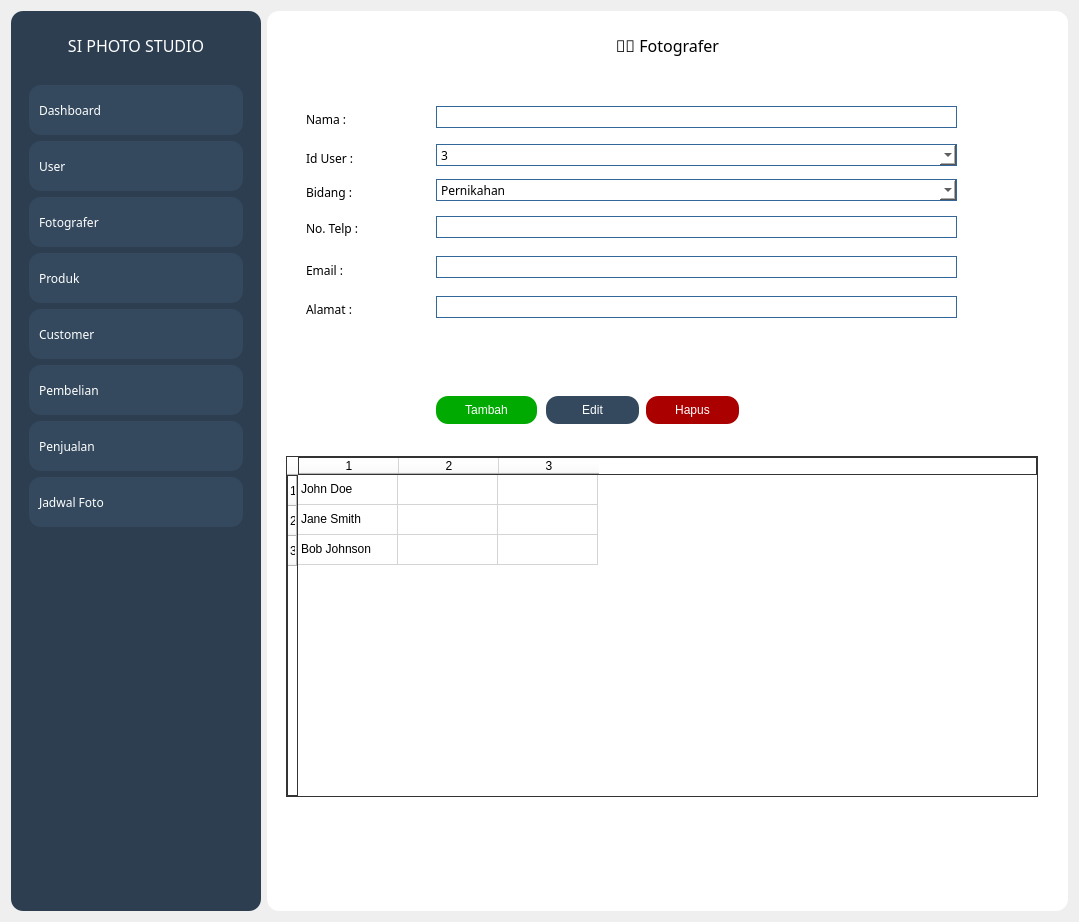
<?xml version="1.0" encoding="UTF-8"?>
<ui version="4.0">
 <class>Form</class>
 <widget class="QWidget" name="Form">
  <property name="geometry">
   <rect>
    <x>0</x>
    <y>0</y>
    <width>1079</width>
    <height>922</height>
   </rect>
  </property>
  <property name="windowTitle">
   <string>Form</string>
  </property>
  <layout class="QHBoxLayout" name="horizontalLayout">
   <item>
    <widget class="QFrame" name="frame">
     <property name="minimumSize">
      <size>
       <width>250</width>
       <height>0</height>
      </size>
     </property>
     <property name="maximumSize">
      <size>
       <width>200</width>
       <height>16777215</height>
      </size>
     </property>
     <property name="styleSheet">
      <string notr="true">background-color: rgb(44, 62, 80);
border-radius: 12px;</string>
     </property>
     <property name="frameShape">
      <enum>QFrame::StyledPanel</enum>
     </property>
     <property name="frameShadow">
      <enum>QFrame::Raised</enum>
     </property>
     <layout class="QVBoxLayout" name="verticalLayout_2">
      <item>
       <widget class="QFrame" name="frame_5">
        <property name="minimumSize">
         <size>
          <width>0</width>
          <height>50</height>
         </size>
        </property>
        <property name="maximumSize">
         <size>
          <width>16777215</width>
          <height>50</height>
         </size>
        </property>
        <property name="frameShape">
         <enum>QFrame::StyledPanel</enum>
        </property>
        <property name="frameShadow">
         <enum>QFrame::Raised</enum>
        </property>
        <layout class="QHBoxLayout" name="horizontalLayout_3">
         <item>
          <widget class="QLabel" name="label_2">
           <property name="font">
            <font>
             <family>Poppins Black</family>
             <pointsize>12</pointsize>
            </font>
           </property>
           <property name="styleSheet">
            <string notr="true">color: rgb(255, 255, 255);</string>
           </property>
           <property name="text">
            <string>SI PHOTO STUDIO</string>
           </property>
           <property name="alignment">
            <set>Qt::AlignCenter</set>
           </property>
          </widget>
         </item>
        </layout>
       </widget>
      </item>
      <item>
       <widget class="QFrame" name="frame_6">
        <property name="frameShape">
         <enum>QFrame::StyledPanel</enum>
        </property>
        <property name="frameShadow">
         <enum>QFrame::Raised</enum>
        </property>
        <layout class="QVBoxLayout" name="verticalLayout_3">
         <item>
          <widget class="QPushButton" name="pushButton">
           <property name="minimumSize">
            <size>
             <width>50</width>
             <height>50</height>
            </size>
           </property>
           <property name="font">
            <font>
             <family>Poppins Black</family>
            </font>
           </property>
           <property name="layoutDirection">
            <enum>Qt::LeftToRight</enum>
           </property>
           <property name="styleSheet">
            <string notr="true">QPushButton {
color: rgb(255, 255, 255);
background-color: rgb(52, 73, 94);
text-align: left;
padding-left: 10px;
border-radius: 12px;
}

QPushButton:hover {
    background-color: #3498DB;
}</string>
           </property>
           <property name="text">
            <string>Dashboard</string>
           </property>
          </widget>
         </item>
         <item>
          <widget class="QPushButton" name="pushButton_2">
           <property name="minimumSize">
            <size>
             <width>50</width>
             <height>50</height>
            </size>
           </property>
           <property name="font">
            <font>
             <family>Poppins Black</family>
            </font>
           </property>
           <property name="layoutDirection">
            <enum>Qt::LeftToRight</enum>
           </property>
           <property name="styleSheet">
            <string notr="true">QPushButton {
color: rgb(255, 255, 255);
background-color: rgb(52, 73, 94);
text-align: left;
padding-left: 10px;
border-radius: 12px;
}

QPushButton:hover {
    background-color: #3498DB;
}</string>
           </property>
           <property name="text">
            <string>User</string>
           </property>
          </widget>
         </item>
         <item>
          <widget class="QPushButton" name="pushButton_11">
           <property name="minimumSize">
            <size>
             <width>50</width>
             <height>50</height>
            </size>
           </property>
           <property name="font">
            <font>
             <family>Poppins Black</family>
            </font>
           </property>
           <property name="layoutDirection">
            <enum>Qt::LeftToRight</enum>
           </property>
           <property name="styleSheet">
            <string notr="true">QPushButton {
color: rgb(255, 255, 255);
background-color: rgb(52, 73, 94);
text-align: left;
padding-left: 10px;
border-radius: 12px;
}

QPushButton:hover {
    background-color: #3498DB;
}</string>
           </property>
           <property name="text">
            <string>Fotografer</string>
           </property>
          </widget>
         </item>
         <item>
          <widget class="QPushButton" name="pushButton_3">
           <property name="minimumSize">
            <size>
             <width>50</width>
             <height>50</height>
            </size>
           </property>
           <property name="font">
            <font>
             <family>Poppins Black</family>
            </font>
           </property>
           <property name="layoutDirection">
            <enum>Qt::LeftToRight</enum>
           </property>
           <property name="styleSheet">
            <string notr="true">QPushButton {
color: rgb(255, 255, 255);
background-color: rgb(52, 73, 94);
text-align: left;
padding-left: 10px;
border-radius: 12px;
}

QPushButton:hover {
    background-color: #3498DB;
}</string>
           </property>
           <property name="text">
            <string>Produk</string>
           </property>
          </widget>
         </item>
         <item>
          <widget class="QPushButton" name="pushButton_4">
           <property name="minimumSize">
            <size>
             <width>50</width>
             <height>50</height>
            </size>
           </property>
           <property name="font">
            <font>
             <family>Poppins Black</family>
            </font>
           </property>
           <property name="layoutDirection">
            <enum>Qt::LeftToRight</enum>
           </property>
           <property name="styleSheet">
            <string notr="true">QPushButton {
color: rgb(255, 255, 255);
background-color: rgb(52, 73, 94);
text-align: left;
padding-left: 10px;
border-radius: 12px;
}

QPushButton:hover {
    background-color: #3498DB;
}</string>
           </property>
           <property name="text">
            <string>Customer</string>
           </property>
          </widget>
         </item>
         <item>
          <widget class="QPushButton" name="pushButton_10">
           <property name="minimumSize">
            <size>
             <width>50</width>
             <height>50</height>
            </size>
           </property>
           <property name="font">
            <font>
             <family>Poppins Black</family>
            </font>
           </property>
           <property name="layoutDirection">
            <enum>Qt::LeftToRight</enum>
           </property>
           <property name="styleSheet">
            <string notr="true">QPushButton {
color: rgb(255, 255, 255);
background-color: rgb(52, 73, 94);
text-align: left;
padding-left: 10px;
border-radius: 12px;
}

QPushButton:hover {
    background-color: #3498DB;
}</string>
           </property>
           <property name="text">
            <string>Pembelian</string>
           </property>
          </widget>
         </item>
         <item>
          <widget class="QPushButton" name="pushButton_5">
           <property name="minimumSize">
            <size>
             <width>50</width>
             <height>50</height>
            </size>
           </property>
           <property name="font">
            <font>
             <family>Poppins Black</family>
            </font>
           </property>
           <property name="layoutDirection">
            <enum>Qt::LeftToRight</enum>
           </property>
           <property name="styleSheet">
            <string notr="true">QPushButton {
color: rgb(255, 255, 255);
background-color: rgb(52, 73, 94);
text-align: left;
padding-left: 10px;
border-radius: 12px;
}

QPushButton:hover {
    background-color: #3498DB;
}</string>
           </property>
           <property name="text">
            <string>Penjualan</string>
           </property>
          </widget>
         </item>
         <item>
          <widget class="QPushButton" name="pushButton_9">
           <property name="minimumSize">
            <size>
             <width>50</width>
             <height>50</height>
            </size>
           </property>
           <property name="font">
            <font>
             <family>Poppins Black</family>
            </font>
           </property>
           <property name="layoutDirection">
            <enum>Qt::LeftToRight</enum>
           </property>
           <property name="styleSheet">
            <string notr="true">QPushButton {
color: rgb(255, 255, 255);
background-color: rgb(52, 73, 94);
text-align: left;
padding-left: 10px;
border-radius: 12px;
}

QPushButton:hover {
    background-color: #3498DB;
}</string>
           </property>
           <property name="text">
            <string>Jadwal Foto</string>
           </property>
          </widget>
         </item>
         <item>
          <spacer name="verticalSpacer">
           <property name="orientation">
            <enum>Qt::Vertical</enum>
           </property>
           <property name="sizeHint" stdset="0">
            <size>
             <width>20</width>
             <height>40</height>
            </size>
           </property>
          </spacer>
         </item>
        </layout>
       </widget>
      </item>
     </layout>
    </widget>
   </item>
   <item>
    <widget class="QFrame" name="frame_2">
     <property name="minimumSize">
      <size>
       <width>800</width>
       <height>900</height>
      </size>
     </property>
     <property name="styleSheet">
      <string notr="true">background-color: rgb(255, 255, 255);
border-radius: 12px;</string>
     </property>
     <property name="frameShape">
      <enum>QFrame::StyledPanel</enum>
     </property>
     <property name="frameShadow">
      <enum>QFrame::Raised</enum>
     </property>
     <layout class="QVBoxLayout" name="verticalLayout">
      <item>
       <widget class="QFrame" name="frame_3">
        <property name="minimumSize">
         <size>
          <width>0</width>
          <height>50</height>
         </size>
        </property>
        <property name="maximumSize">
         <size>
          <width>16777215</width>
          <height>50</height>
         </size>
        </property>
        <property name="frameShape">
         <enum>QFrame::StyledPanel</enum>
        </property>
        <property name="frameShadow">
         <enum>QFrame::Raised</enum>
        </property>
        <layout class="QHBoxLayout" name="horizontalLayout_2">
         <item>
          <widget class="QLabel" name="label">
           <property name="font">
            <font>
             <family>Poppins Black</family>
             <pointsize>12</pointsize>
            </font>
           </property>
           <property name="text">
            <string>🧑‍💼 Fotografer</string>
           </property>
           <property name="alignment">
            <set>Qt::AlignCenter</set>
           </property>
          </widget>
         </item>
        </layout>
       </widget>
      </item>
      <item>
       <widget class="QFrame" name="frame_4">
        <property name="styleSheet">
         <string>QPushButton {
color: rgb(255, 255, 255);
background-color: rgb(52, 73, 94);
text-align: center;
border-radius: 12px;
}

QPushButton:hover {
    background-color: #3498DB;
}</string>
        </property>
        <property name="frameShape">
         <enum>QFrame::StyledPanel</enum>
        </property>
        <property name="frameShadow">
         <enum>QFrame::Raised</enum>
        </property>
        <widget class="QTableWidget" name="tableWidget">
         <property name="geometry">
          <rect>
           <x>10</x>
           <y>380</y>
           <width>752</width>
           <height>341</height>
          </rect>
         </property>
         <property name="styleSheet">
          <string notr="true">border: 1px solid #333;
border-radius: 0px;
</string>
         </property>
         <property name="rowCount">
          <number>3</number>
         </property>
         <property name="columnCount">
          <number>3</number>
         </property>
         <row/>
         <row/>
         <row/>
         <column/>
         <column/>
         <column/>
         <item row="0" column="0">
          <property name="text">
           <string>John Doe</string>
          </property>
         </item>
         <item row="0" column="1">
          <property name="text">
           <string/>
          </property>
         </item>
         <item row="1" column="0">
          <property name="text">
           <string>Jane Smith</string>
          </property>
         </item>
         <item row="2" column="0">
          <property name="text">
           <string>Bob Johnson</string>
          </property>
         </item>
        </widget>
        <widget class="QLabel" name="label_3">
         <property name="geometry">
          <rect>
           <x>30</x>
           <y>35</y>
           <width>55</width>
           <height>16</height>
          </rect>
         </property>
         <property name="font">
          <font>
           <family>Poppins SemiBold</family>
          </font>
         </property>
         <property name="text">
          <string>Nama :</string>
         </property>
        </widget>
        <widget class="QLabel" name="label_4">
         <property name="geometry">
          <rect>
           <x>30</x>
           <y>74</y>
           <width>81</width>
           <height>16</height>
          </rect>
         </property>
         <property name="font">
          <font>
           <family>Poppins SemiBold</family>
          </font>
         </property>
         <property name="text">
          <string>Id User : </string>
         </property>
        </widget>
        <widget class="QLabel" name="label_6">
         <property name="geometry">
          <rect>
           <x>30</x>
           <y>108</y>
           <width>101</width>
           <height>16</height>
          </rect>
         </property>
         <property name="font">
          <font>
           <family>Poppins SemiBold</family>
          </font>
         </property>
         <property name="text">
          <string>Bidang : </string>
         </property>
        </widget>
        <widget class="QLabel" name="label_7">
         <property name="geometry">
          <rect>
           <x>30</x>
           <y>144</y>
           <width>71</width>
           <height>16</height>
          </rect>
         </property>
         <property name="font">
          <font>
           <family>Poppins SemiBold</family>
          </font>
         </property>
         <property name="text">
          <string>No. Telp :</string>
         </property>
        </widget>
        <widget class="QLabel" name="label_8">
         <property name="geometry">
          <rect>
           <x>30</x>
           <y>186</y>
           <width>55</width>
           <height>16</height>
          </rect>
         </property>
         <property name="font">
          <font>
           <family>Poppins SemiBold</family>
          </font>
         </property>
         <property name="text">
          <string>Email :</string>
         </property>
        </widget>
        <widget class="QLabel" name="label_9">
         <property name="geometry">
          <rect>
           <x>30</x>
           <y>225</y>
           <width>55</width>
           <height>16</height>
          </rect>
         </property>
         <property name="font">
          <font>
           <family>Poppins SemiBold</family>
          </font>
         </property>
         <property name="text">
          <string>Alamat :</string>
         </property>
        </widget>
        <widget class="QLineEdit" name="lineEdit">
         <property name="geometry">
          <rect>
           <x>160</x>
           <y>30</y>
           <width>521</width>
           <height>22</height>
          </rect>
         </property>
         <property name="font">
          <font>
           <family>Poppins SemiBold</family>
          </font>
         </property>
         <property name="styleSheet">
          <string notr="true">border: 1px solid #336699;
</string>
         </property>
        </widget>
        <widget class="QLineEdit" name="lineEdit_3">
         <property name="geometry">
          <rect>
           <x>160</x>
           <y>180</y>
           <width>521</width>
           <height>22</height>
          </rect>
         </property>
         <property name="font">
          <font>
           <family>Poppins SemiBold</family>
          </font>
         </property>
         <property name="styleSheet">
          <string notr="true">border: 1px solid #336699;
</string>
         </property>
        </widget>
        <widget class="QLineEdit" name="lineEdit_4">
         <property name="geometry">
          <rect>
           <x>160</x>
           <y>140</y>
           <width>521</width>
           <height>22</height>
          </rect>
         </property>
         <property name="font">
          <font>
           <family>Poppins SemiBold</family>
          </font>
         </property>
         <property name="styleSheet">
          <string notr="true">border: 1px solid #336699;
</string>
         </property>
        </widget>
        <widget class="QLineEdit" name="lineEdit_5">
         <property name="geometry">
          <rect>
           <x>160</x>
           <y>220</y>
           <width>521</width>
           <height>22</height>
          </rect>
         </property>
         <property name="font">
          <font>
           <family>Poppins SemiBold</family>
          </font>
         </property>
         <property name="styleSheet">
          <string notr="true">border: 1px solid #336699;
</string>
         </property>
        </widget>
        <widget class="QComboBox" name="comboBox">
         <property name="geometry">
          <rect>
           <x>160</x>
           <y>103</y>
           <width>521</width>
           <height>22</height>
          </rect>
         </property>
         <property name="font">
          <font>
           <family>Poppins SemiBold</family>
          </font>
         </property>
         <property name="styleSheet">
          <string notr="true">border: 1px solid #336699;
</string>
         </property>
         <item>
          <property name="text">
           <string>Pernikahan</string>
          </property>
         </item>
         <item>
          <property name="text">
           <string>Wisuda</string>
          </property>
         </item>
         <item>
          <property name="text">
           <string>Keluarga</string>
          </property>
         </item>
         <item>
          <property name="text">
           <string>Event</string>
          </property>
         </item>
         <item>
          <property name="text">
           <string>Produk</string>
          </property>
         </item>
        </widget>
        <widget class="QPushButton" name="pushButton_6">
         <property name="geometry">
          <rect>
           <x>160</x>
           <y>320</y>
           <width>101</width>
           <height>28</height>
          </rect>
         </property>
         <property name="accessibleDescription">
          <string/>
         </property>
         <property name="layoutDirection">
          <enum>Qt::LeftToRight</enum>
         </property>
         <property name="styleSheet">
          <string notr="true">QPushButton {
color: rgb(255, 255, 255);
background-color: rgb(0, 170, 0);
text-align: center;
border-radius: 12px;
}

QPushButton:hover {
background-color: rgb(170, 255, 127);	
}</string>
         </property>
         <property name="text">
          <string>Tambah</string>
         </property>
        </widget>
        <widget class="QPushButton" name="pushButton_7">
         <property name="geometry">
          <rect>
           <x>270</x>
           <y>320</y>
           <width>93</width>
           <height>28</height>
          </rect>
         </property>
         <property name="styleSheet">
          <string notr="true">QPushButton {
color: rgb(255, 255, 255);
background-color: rgb(52, 73, 94);
text-align: center;
border-radius: 12px;
}

QPushButton:hover {
    background-color: #3498DB;
}</string>
         </property>
         <property name="text">
          <string>Edit</string>
         </property>
        </widget>
        <widget class="QPushButton" name="pushButton_8">
         <property name="geometry">
          <rect>
           <x>370</x>
           <y>320</y>
           <width>93</width>
           <height>28</height>
          </rect>
         </property>
         <property name="styleSheet">
          <string notr="true">QPushButton {
color: rgb(255, 255, 255);
background-color: rgb(170, 0, 0);
text-align: center;
border-radius: 12px;
}

QPushButton:hover {
background-color: rgb(255, 0, 0);
}</string>
         </property>
         <property name="text">
          <string>Hapus</string>
         </property>
        </widget>
        <widget class="QComboBox" name="comboBox_2">
         <property name="geometry">
          <rect>
           <x>160</x>
           <y>68</y>
           <width>521</width>
           <height>22</height>
          </rect>
         </property>
         <property name="font">
          <font>
           <family>Poppins SemiBold</family>
          </font>
         </property>
         <property name="styleSheet">
          <string notr="true">border: 1px solid #336699;
</string>
         </property>
         <item>
          <property name="text">
           <string>3</string>
          </property>
         </item>
         <item>
          <property name="text">
           <string>4</string>
          </property>
         </item>
         <item>
          <property name="text">
           <string>5</string>
          </property>
         </item>
        </widget>
        <zorder>label_9</zorder>
        <zorder>label_7</zorder>
        <zorder>label_3</zorder>
        <zorder>label_8</zorder>
        <zorder>label_6</zorder>
        <zorder>label_4</zorder>
        <zorder>tableWidget</zorder>
        <zorder>lineEdit</zorder>
        <zorder>lineEdit_3</zorder>
        <zorder>lineEdit_4</zorder>
        <zorder>lineEdit_5</zorder>
        <zorder>comboBox</zorder>
        <zorder>pushButton_6</zorder>
        <zorder>pushButton_7</zorder>
        <zorder>pushButton_8</zorder>
        <zorder>comboBox_2</zorder>
       </widget>
      </item>
     </layout>
    </widget>
   </item>
  </layout>
 </widget>
 <resources/>
 <connections/>
</ui>
